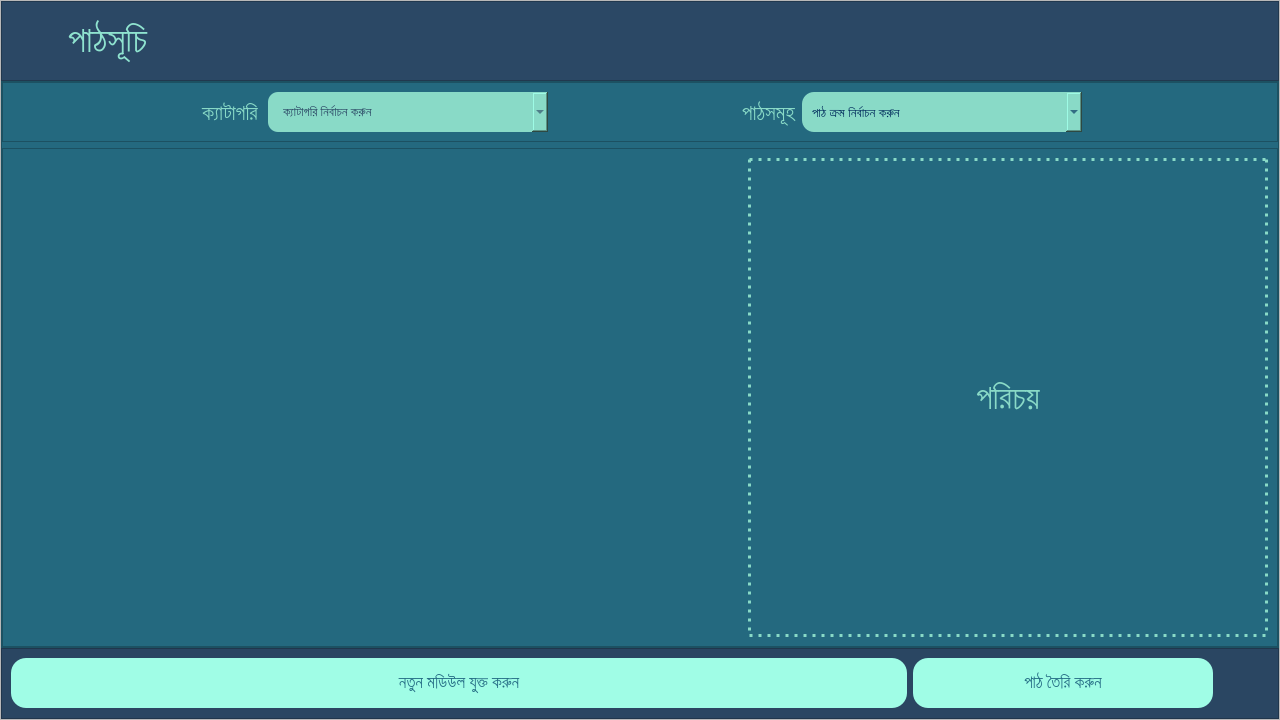
      <widget class="QWidget" name="lesson_page">
       <layout class="QHBoxLayout" name="horizontalLayout_11">
        <property name="spacing">
         <number>0</number>
        </property>
        <property name="leftMargin">
         <number>0</number>
        </property>
        <property name="topMargin">
         <number>0</number>
        </property>
        <property name="rightMargin">
         <number>0</number>
        </property>
        <property name="bottomMargin">
         <number>0</number>
        </property>
        <item>
         <widget class="QFrame" name="lesson_frame">
          <property name="minimumSize">
           <size>
            <width>1280</width>
            <height>720</height>
           </size>
          </property>
          <property name="styleSheet">
           <string notr="true"/>
          </property>
          <property name="frameShape">
           <enum>QFrame::StyledPanel</enum>
          </property>
          <property name="frameShadow">
           <enum>QFrame::Raised</enum>
          </property>
          <layout class="QGridLayout" name="gridLayout_2">
           <property name="leftMargin">
            <number>0</number>
           </property>
           <property name="topMargin">
            <number>0</number>
           </property>
           <property name="rightMargin">
            <number>0</number>
           </property>
           <property name="bottomMargin">
            <number>0</number>
           </property>
           <property name="spacing">
            <number>0</number>
           </property>
           <item row="1" column="0">
            <widget class="QFrame" name="mid_frame_2">
             <property name="minimumSize">
              <size>
               <width>1180</width>
               <height>520</height>
              </size>
             </property>
             <property name="styleSheet">
              <string notr="true">background-color:rgb(36, 105, 127);</string>
             </property>
             <property name="frameShape">
              <enum>QFrame::StyledPanel</enum>
             </property>
             <property name="frameShadow">
              <enum>QFrame::Raised</enum>
             </property>
             <layout class="QVBoxLayout" name="verticalLayout_4">
              <property name="leftMargin">
               <number>0</number>
              </property>
              <property name="topMargin">
               <number>0</number>
              </property>
              <property name="rightMargin">
               <number>0</number>
              </property>
              <property name="bottomMargin">
               <number>0</number>
              </property>
              <item>
               <widget class="QFrame" name="bottom_top_frame">
                <property name="minimumSize">
                 <size>
                  <width>0</width>
                  <height>60</height>
                 </size>
                </property>
                <property name="maximumSize">
                 <size>
                  <width>16777215</width>
                  <height>60</height>
                 </size>
                </property>
                <property name="styleSheet">
                 <string notr="true">background-color: rgb(36, 105, 127);
color: rgb(137, 218, 199);
</string>
                </property>
                <property name="frameShape">
                 <enum>QFrame::StyledPanel</enum>
                </property>
                <property name="frameShadow">
                 <enum>QFrame::Raised</enum>
                </property>
                <layout class="QHBoxLayout" name="horizontalLayout_8">
                 <item>
                  <spacer name="horizontalSpacer_5">
                   <property name="orientation">
                    <enum>Qt::Horizontal</enum>
                   </property>
                   <property name="sizeHint" stdset="0">
                    <size>
                     <width>141</width>
                     <height>20</height>
                    </size>
                   </property>
                  </spacer>
                 </item>
                 <item>
                  <widget class="QLabel" name="lsn_lbl_category">
                   <property name="font">
                    <font>
                     <pointsize>16</pointsize>
                    </font>
                   </property>
                   <property name="text">
                    <string>ক্যাটাগরি</string>
                   </property>
                   <property name="alignment">
                    <set>Qt::AlignCenter</set>
                   </property>
                  </widget>
                 </item>
                 <item>
                  <widget class="QComboBox" name="lsn_cmb_category">
                   <property name="minimumSize">
                    <size>
                     <width>280</width>
                     <height>40</height>
                    </size>
                   </property>
                   <property name="font">
                    <font>
                     <family>Hind Siliguri</family>
                     <pointsize>10</pointsize>
                     <weight>50</weight>
                     <bold>false</bold>
                    </font>
                   </property>
                   <property name="cursor">
                    <cursorShape>PointingHandCursor</cursorShape>
                   </property>
                   <property name="styleSheet">
                    <string notr="true">background-color: rgb(137, 218, 199);
padding-left: 15px;
border-radius: 10px;
color: rgb(43, 72, 101);</string>
                   </property>
                   <property name="currentText">
                    <string>ক্যাটাগরি নির্বাচন করুন</string>
                   </property>
                   <item>
                    <property name="text">
                     <string>ক্যাটাগরি নির্বাচন করুন</string>
                    </property>
                   </item>
                   <item>
                    <property name="text">
                     <string>নাম শিখন (Noun)</string>
                    </property>
                   </item>
                   <item>
                    <property name="text">
                     <string>ক্রিয়া শিখন (Verb)</string>
                    </property>
                   </item>
                   <item>
                    <property name="text">
                     <string>সম্পর্ক শিখন (Association)</string>
                    </property>
                   </item>
                   <item>
                    <property name="text">
                     <string>কর্মধারা শিখন (Activity)</string>
                    </property>
                   </item>
                  </widget>
                 </item>
                 <item>
                  <spacer name="horizontalSpacer_6">
                   <property name="orientation">
                    <enum>Qt::Horizontal</enum>
                   </property>
                   <property name="sizeHint" stdset="0">
                    <size>
                     <width>143</width>
                     <height>20</height>
                    </size>
                   </property>
                  </spacer>
                 </item>
                 <item>
                  <widget class="QLabel" name="lsn_lbl_lessons">
                   <property name="font">
                    <font>
                     <pointsize>16</pointsize>
                    </font>
                   </property>
                   <property name="text">
                    <string>পাঠসমূহ</string>
                   </property>
                   <property name="alignment">
                    <set>Qt::AlignCenter</set>
                   </property>
                  </widget>
                 </item>
                 <item>
                  <widget class="QComboBox" name="lsn_cmb_lessons">
                   <property name="minimumSize">
                    <size>
                     <width>280</width>
                     <height>40</height>
                    </size>
                   </property>
                   <property name="font">
                    <font>
                     <pointsize>10</pointsize>
                     <weight>50</weight>
                     <bold>false</bold>
                    </font>
                   </property>
                   <property name="cursor">
                    <cursorShape>PointingHandCursor</cursorShape>
                   </property>
                   <property name="styleSheet">
                    <string notr="true">background-color: rgb(137, 218, 199);
border-radius: 12px;
color: rgb(0, 43, 91);
padding-left: 10px;</string>
                   </property>
                   <item>
                    <property name="text">
                     <string>পাঠ ক্রম নির্বাচন করুন</string>
                    </property>
                   </item>
                  </widget>
                 </item>
                 <item>
                  <spacer name="horizontalSpacer_7">
                   <property name="orientation">
                    <enum>Qt::Horizontal</enum>
                   </property>
                   <property name="sizeHint" stdset="0">
                    <size>
                     <width>141</width>
                     <height>20</height>
                    </size>
                   </property>
                  </spacer>
                 </item>
                </layout>
               </widget>
              </item>
              <item>
               <widget class="QFrame" name="middle_content_frame">
                <property name="minimumSize">
                 <size>
                  <width>1241</width>
                  <height>400</height>
                 </size>
                </property>
                <property name="styleSheet">
                 <string notr="true">background-color: rgb(36, 105, 127)</string>
                </property>
                <property name="frameShape">
                 <enum>QFrame::StyledPanel</enum>
                </property>
                <property name="frameShadow">
                 <enum>QFrame::Raised</enum>
                </property>
                <layout class="QHBoxLayout" name="horizontalLayout_12">
                 <item>
                  <widget class="QStackedWidget" name="mediaStackWidget">
                   <property name="minimumSize">
                    <size>
                     <width>690</width>
                     <height>400</height>
                    </size>
                   </property>
                   <property name="currentIndex">
                    <number>1</number>
                   </property>
                   <widget class="QWidget" name="image_page">
                    <layout class="QHBoxLayout" name="horizontalLayout_9">
                     <property name="leftMargin">
                      <number>0</number>
                     </property>
                     <property name="topMargin">
                      <number>0</number>
                     </property>
                     <property name="rightMargin">
                      <number>0</number>
                     </property>
                     <property name="bottomMargin">
                      <number>0</number>
                     </property>
                     <item>
                      <widget class="QLabel" name="lsn_lbl_lesson_image">
                       <property name="minimumSize">
                        <size>
                         <width>690</width>
                         <height>380</height>
                        </size>
                       </property>
                       <property name="font">
                        <font>
                         <pointsize>30</pointsize>
                        </font>
                       </property>
                       <property name="styleSheet">
                        <string notr="true">border: 3px dotted  rgb(137, 218, 199);
color: rgb(137, 218, 199);</string>
                       </property>
                       <property name="text">
                        <string>ছবি</string>
                       </property>
                       <property name="alignment">
                        <set>Qt::AlignCenter</set>
                       </property>
                      </widget>
                     </item>
                    </layout>
                   </widget>
                   <widget class="QWidget" name="video_page">
                    <layout class="QVBoxLayout" name="verticalLayout_5">
                     <property name="leftMargin">
                      <number>0</number>
                     </property>
                     <property name="topMargin">
                      <number>0</number>
                     </property>
                     <property name="rightMargin">
                      <number>5</number>
                     </property>
                     <property name="bottomMargin">
                      <number>5</number>
                     </property>
                     <item>
                      <layout class="QHBoxLayout" name="video_player_widget"/>
                     </item>
                    </layout>
                   </widget>
                  </widget>
                 </item>
                 <item>
                  <widget class="QLabel" name="lsn_lbl_lesson_topic">
                   <property name="minimumSize">
                    <size>
                     <width>520</width>
                     <height>400</height>
                    </size>
                   </property>
                   <property name="maximumSize">
                    <size>
                     <width>500</width>
                     <height>16777215</height>
                    </size>
                   </property>
                   <property name="font">
                    <font>
                     <pointsize>25</pointsize>
                    </font>
                   </property>
                   <property name="styleSheet">
                    <string notr="true">border: 3px dotted  rgb(137, 218, 199);
color: rgb(137, 218, 199);</string>
                   </property>
                   <property name="text">
                    <string>পরিচয়</string>
                   </property>
                   <property name="alignment">
                    <set>Qt::AlignCenter</set>
                   </property>
                   <property name="wordWrap">
                    <bool>true</bool>
                   </property>
                  </widget>
                 </item>
                </layout>
               </widget>
              </item>
             </layout>
            </widget>
           </item>
           <item row="2" column="0">
            <widget class="QFrame" name="bottom_frame_2">
             <property name="minimumSize">
              <size>
               <width>1180</width>
               <height>71</height>
              </size>
             </property>
             <property name="maximumSize">
              <size>
               <width>16777215</width>
               <height>70</height>
              </size>
             </property>
             <property name="styleSheet">
              <string notr="true">background-color: rgb(42, 70, 98);
</string>
             </property>
             <property name="frameShape">
              <enum>QFrame::StyledPanel</enum>
             </property>
             <property name="frameShadow">
              <enum>QFrame::Raised</enum>
             </property>
             <layout class="QHBoxLayout" name="horizontalLayout_10">
              <item>
               <widget class="QPushButton" name="lsn_btn_add_lessons">
                <property name="sizePolicy">
                 <sizepolicy hsizetype="Minimum" vsizetype="Minimum">
                  <horstretch>230</horstretch>
                  <verstretch>40</verstretch>
                 </sizepolicy>
                </property>
                <property name="minimumSize">
                 <size>
                  <width>250</width>
                  <height>50</height>
                 </size>
                </property>
                <property name="maximumSize">
                 <size>
                  <width>16777215</width>
                  <height>50</height>
                 </size>
                </property>
                <property name="font">
                 <font>
                  <family>Hind Siliguri Medium</family>
                  <pointsize>13</pointsize>
                  <weight>50</weight>
                  <bold>false</bold>
                 </font>
                </property>
                <property name="cursor">
                 <cursorShape>PointingHandCursor</cursorShape>
                </property>
                <property name="styleSheet">
                 <string notr="true">QPushButton {
background-color: rgb(160, 253, 230);
color:  #256D85 ;
border-radius: 15px;
}

QPushButton::hover:!pressed {
	
	background-color: rgb(143, 227, 207);
	color: #2B4865;

}</string>
                </property>
                <property name="text">
                 <string>নতুন মডিউল যুক্ত করুন</string>
                </property>
                <property name="icon">
                 <iconset>
                  <normaloff>../Images/add_icon.png</normaloff>../Images/add_icon.png</iconset>
                </property>
                <property name="iconSize">
                 <size>
                  <width>30</width>
                  <height>30</height>
                 </size>
                </property>
               </widget>
              </item>
              <item>
               <widget class="QPushButton" name="lsn_btn_make_lesson">
                <property name="minimumSize">
                 <size>
                  <width>300</width>
                  <height>50</height>
                 </size>
                </property>
                <property name="font">
                 <font>
                  <family>Hind Siliguri Medium</family>
                  <pointsize>13</pointsize>
                 </font>
                </property>
                <property name="cursor">
                 <cursorShape>PointingHandCursor</cursorShape>
                </property>
                <property name="styleSheet">
                 <string notr="true">QPushButton {
background-color: rgb(160, 253, 230);
color:  #256D85 ;
border-radius: 15px;
}

QPushButton::hover:!pressed {
	
	background-color: rgb(143, 227, 207);
	color: #2B4865;

}</string>
                </property>
                <property name="text">
                 <string>পাঠ তৈরি করুন</string>
                </property>
                <property name="icon">
                 <iconset>
                  <normaloff>../Images/make_icon.png</normaloff>../Images/make_icon.png</iconset>
                </property>
                <property name="iconSize">
                 <size>
                  <width>40</width>
                  <height>30</height>
                 </size>
                </property>
               </widget>
              </item>
              <item>
               <widget class="QPushButton" name="lsn_btn_reload_window">
                <property name="minimumSize">
                 <size>
                  <width>50</width>
                  <height>50</height>
                 </size>
                </property>
                <property name="font">
                 <font>
                  <family>Gill Sans MT Ext Condensed Bold</family>
                  <pointsize>13</pointsize>
                 </font>
                </property>
                <property name="styleSheet">
                 <string notr="true">QPushButton {
background-color: rgb(42, 70, 98);
color:  #256D85 ;
border-radius: 15px;
}

QPushButton::hover:!pressed {
	background-color:  rgb(42, 70, 98);
	color: #2B4865;
	border: 2px solid rgb(56, 216, 187);
	border-radius: 20px;
}</string>
                </property>
                <property name="text">
                 <string/>
                </property>
                <property name="icon">
                 <iconset>
                  <normaloff>../Images/reload_icon_2.png</normaloff>../Images/reload_icon_2.png</iconset>
                </property>
                <property name="iconSize">
                 <size>
                  <width>40</width>
                  <height>40</height>
                 </size>
                </property>
               </widget>
              </item>
             </layout>
            </widget>
           </item>
           <item row="0" column="0">
            <widget class="QFrame" name="top_frame_2">
             <property name="minimumSize">
              <size>
               <width>1180</width>
               <height>80</height>
              </size>
             </property>
             <property name="maximumSize">
              <size>
               <width>16777215</width>
               <height>80</height>
              </size>
             </property>
             <property name="styleSheet">
              <string notr="true">background-color: #2B4865;</string>
             </property>
             <property name="frameShape">
              <enum>QFrame::StyledPanel</enum>
             </property>
             <property name="frameShadow">
              <enum>QFrame::Raised</enum>
             </property>
             <layout class="QHBoxLayout" name="horizontalLayout_7">
              <property name="leftMargin">
               <number>0</number>
              </property>
              <property name="topMargin">
               <number>0</number>
              </property>
              <property name="rightMargin">
               <number>0</number>
              </property>
              <property name="bottomMargin">
               <number>0</number>
              </property>
              <item>
               <widget class="QPushButton" name="lsn_btn_back_to_home">
                <property name="sizePolicy">
                 <sizepolicy hsizetype="Preferred" vsizetype="Preferred">
                  <horstretch>0</horstretch>
                  <verstretch>0</verstretch>
                 </sizepolicy>
                </property>
                <property name="minimumSize">
                 <size>
                  <width>0</width>
                  <height>60</height>
                 </size>
                </property>
                <property name="maximumSize">
                 <size>
                  <width>60</width>
                  <height>60</height>
                 </size>
                </property>
                <property name="baseSize">
                 <size>
                  <width>0</width>
                  <height>4</height>
                 </size>
                </property>
                <property name="font">
                 <font>
                  <pointsize>11</pointsize>
                 </font>
                </property>
                <property name="cursor">
                 <cursorShape>PointingHandCursor</cursorShape>
                </property>
                <property name="mouseTracking">
                 <bool>true</bool>
                </property>
                <property name="styleSheet">
                 <string notr="true">QPushButton {
	background-color: #2B4865 #256D85;
	border: none;
}

QPushButton:hover:!pressed
{
	background-color:  #256D85;
	border-radius: 30px;
}</string>
                </property>
                <property name="text">
                 <string/>
                </property>
                <property name="icon">
                 <iconset>
                  <normaloff>../Images/back_icon.png</normaloff>../Images/back_icon.png</iconset>
                </property>
                <property name="iconSize">
                 <size>
                  <width>200</width>
                  <height>200</height>
                 </size>
                </property>
                <property name="autoDefault">
                 <bool>false</bool>
                </property>
                <property name="default">
                 <bool>false</bool>
                </property>
                <property name="flat">
                 <bool>false</bool>
                </property>
               </widget>
              </item>
              <item>
               <widget class="QLabel" name="lsn_lbl_headline">
                <property name="font">
                 <font>
                  <family>Hind Siliguri Medium</family>
                  <pointsize>27</pointsize>
                 </font>
                </property>
                <property name="styleSheet">
                 <string notr="true">color: #8FE3CF</string>
                </property>
                <property name="text">
                 <string>পাঠসূচি</string>
                </property>
                <property name="alignment">
                 <set>Qt::AlignLeading|Qt::AlignLeft|Qt::AlignVCenter</set>
                </property>
               </widget>
              </item>
             </layout>
            </widget>
           </item>
          </layout>
         </widget>
        </item>
       </layout>
      </widget>
